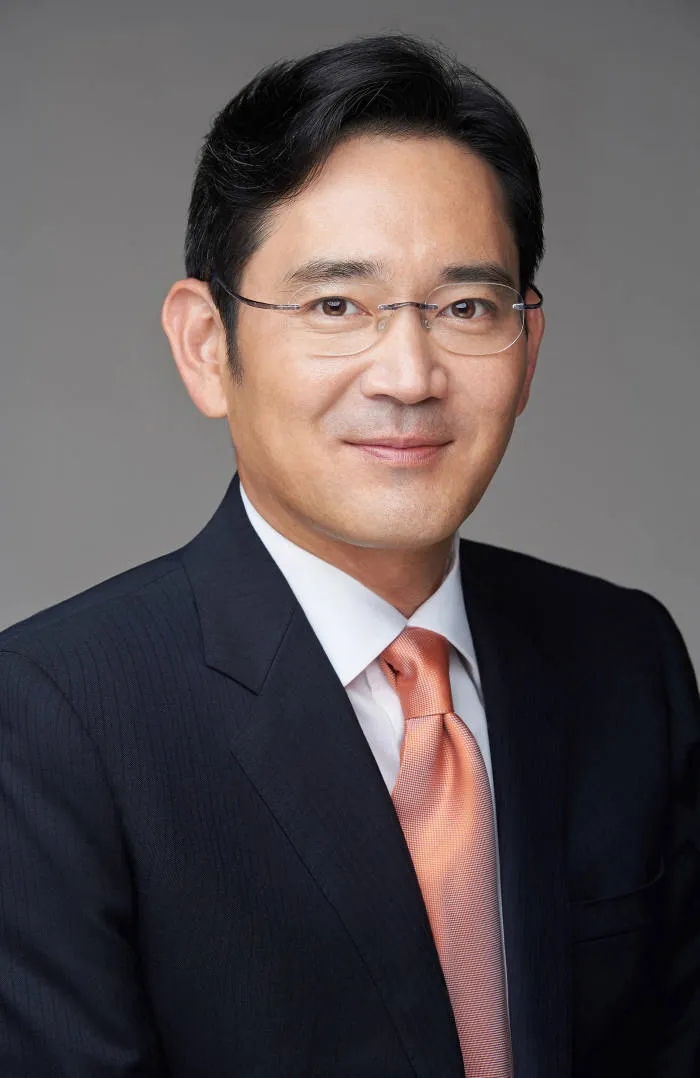
#> input picture img/handsome.png, 700 x 1078 px
$ python do_not_use_this_in_apple_store.py img/handsome.png
#> lines starting #> are read from the running program, lines starting #| are printed output that depends on the picture
#> in image_to_ascii, image is the input picture: PIL image 700x1078 RGB; mean R, G, B 90.9, 82.4, 83.5
from PIL import Image
import numpy as np

# ASCII characters used to build the output text
ASCII_CHARS = [' ', '.', ':', '-', '=', '+', '*', '#', '%', '@']

def scale_image(image, new_width=100):
    """Resizes an image preserving the aspect ratio."""
#> called with new_width = 100
    (original_width, original_height) = image.size
#> original_width = 700; original_height = 1078
    aspect_ratio = original_height/float(original_width)
#> aspect_ratio = 1.54
    new_height = int(aspect_ratio * new_width * 0.55)
#> new_height = 84
    resized_image = image.resize((new_width, new_height))
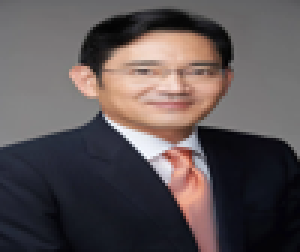
#> resized_image: PIL image 100x84 RGB (shown 3 times larger); mean R, G, B 90.9, 82.4, 83.5
    return resized_image

def convert_grayscale(image):
    """Converts the image to grayscale."""
    return image.convert('L')
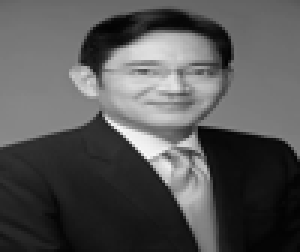
#> returned value: PIL image 100x84 L (shown 3 times larger); min 3, max 249, mean 85.1

def map_pixels_to_ascii(image, range_width=25):
    """Maps each pixel to an ASCII character based on its intensity."""
    pixels = np.array(image)
    ascii_str = ""
    for pixel_value in pixels:
        ascii_str += ASCII_CHARS[pixel_value // range_width]
    return ascii_str

def image_to_ascii(image_path, new_width=100):
    """Converts an image to an ASCII art string."""
    # Load the image
    try:
        image = Image.open(image_path)
    except Exception as e:
        print(f"Unable to open image file: {image_path}.")
        print(e)
        return

    # Resize image
    image = scale_image(image, new_width)

    # Convert image to grayscale
    image = convert_grayscale(image)

    # Convert pixels to ASCII
    ascii_str = ""
    width, height = image.size
#> width = 100; height = 84
    for y in range(height):
        row_pixels = np.array(image)[y]
        ascii_str += map_pixels_to_ascii(row_pixels) + "\n"

    return ascii_str

if __name__ == "__main__":
    import sys
    if len(sys.argv) != 2:
        print("Usage: python ascii_art.py <image_path>")
        sys.exit(1)

    image_path = sys.argv[1]
    ascii_art = image_to_ascii(image_path)

    # Print the ASCII art to terminal
    print(ascii_art)
